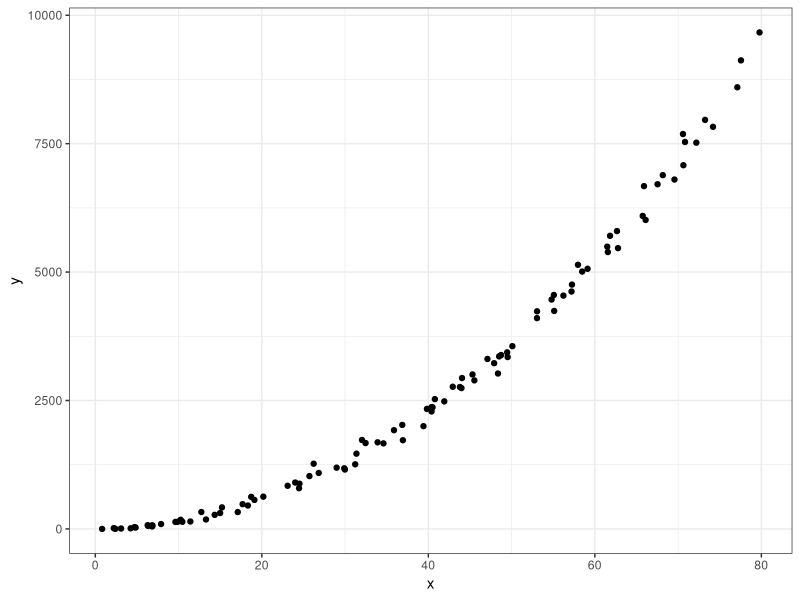
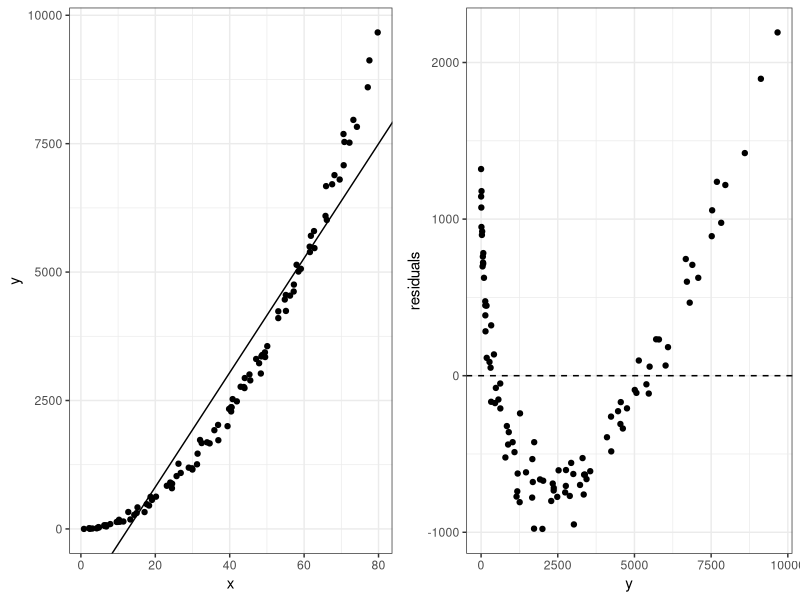
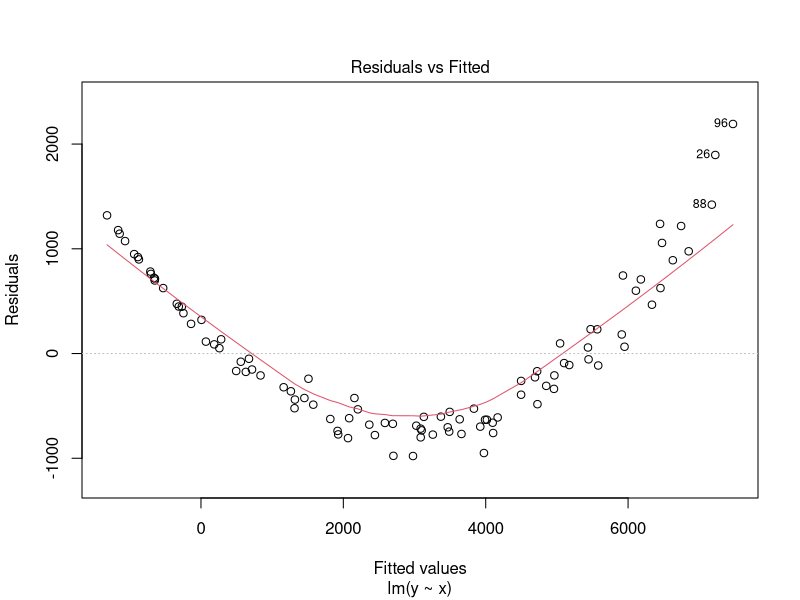
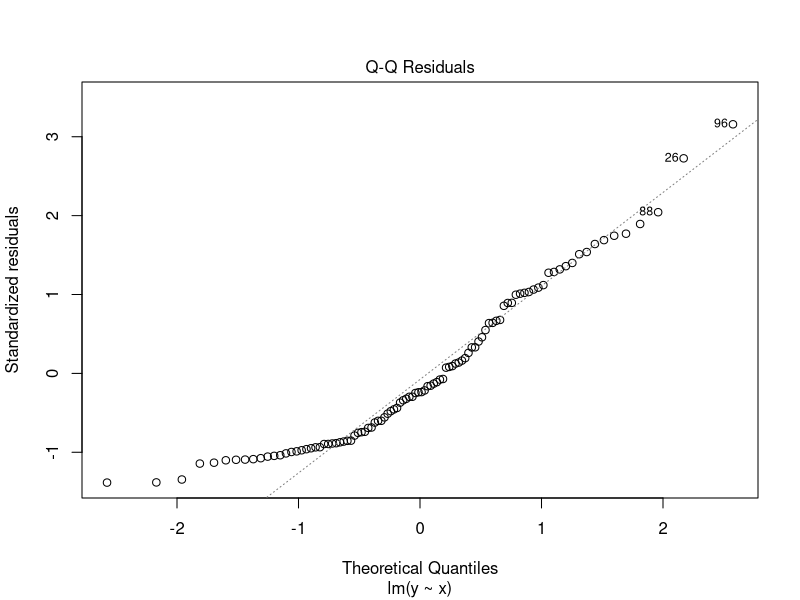
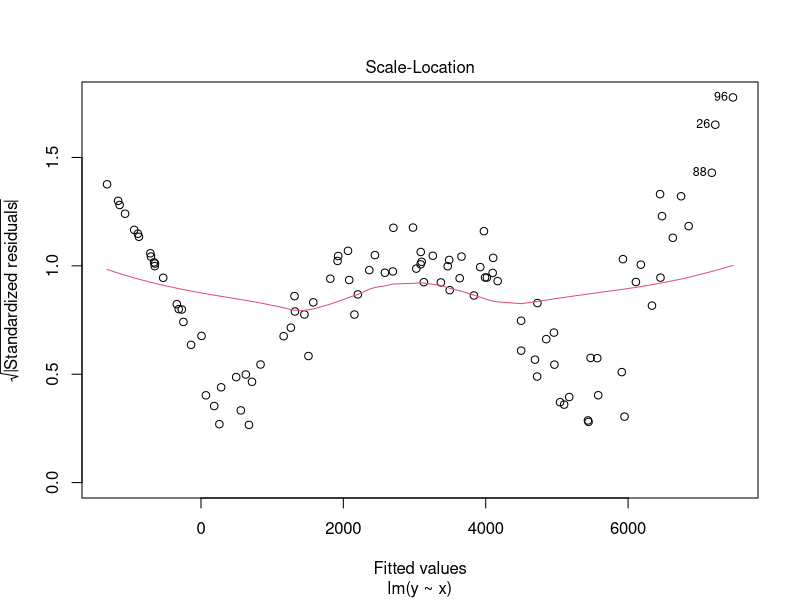
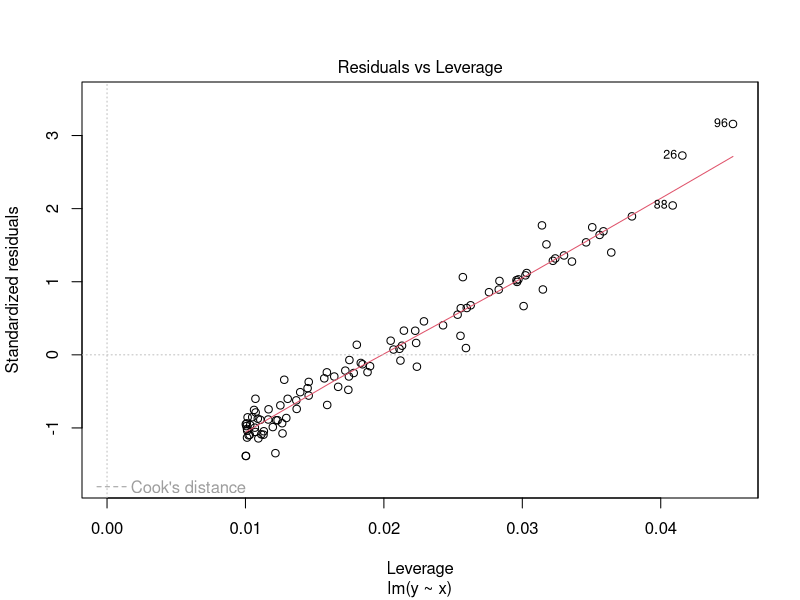
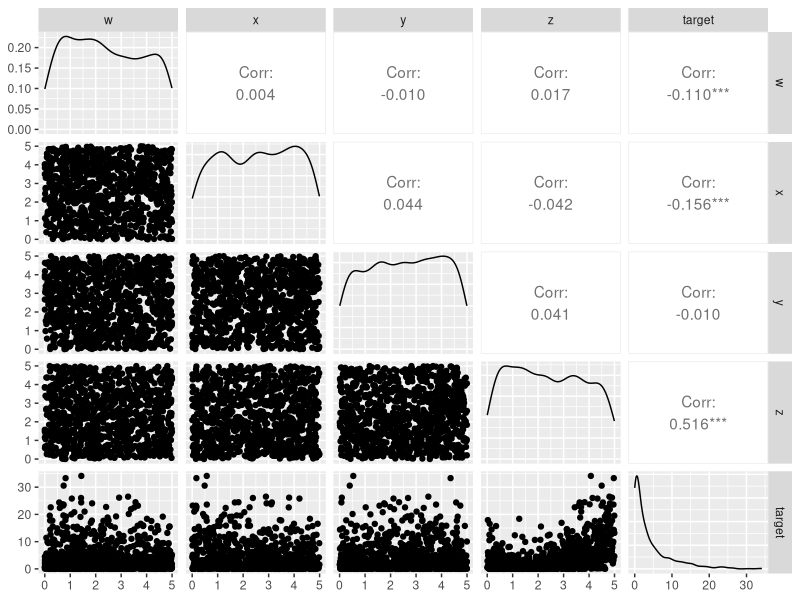
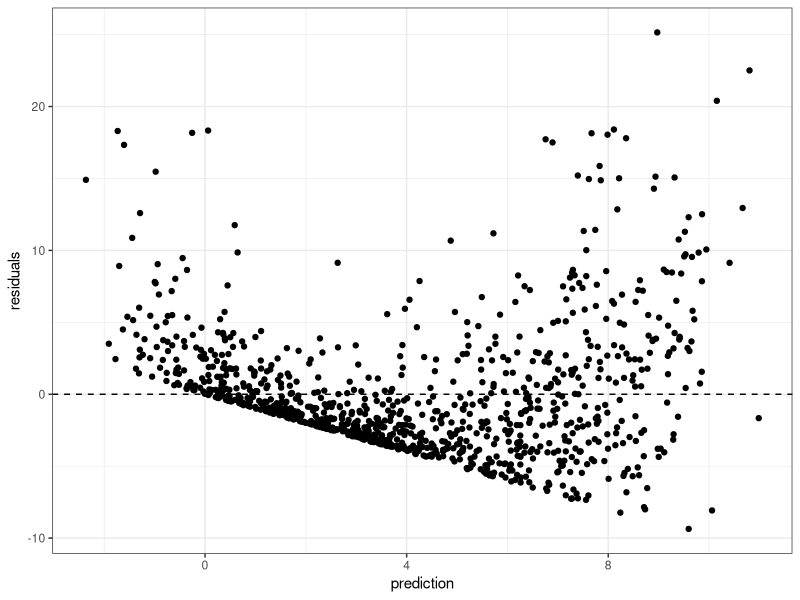

Generate these figures, in order, with R:
# Residual plot diagnostic example #

# Sample Size 
N = 100

# Generate Non-linear data
x = runif(N,min=0,max=80)

# Quadratic data
y = (1.2*x + rnorm(N,sd=1.5))^2

# Log transformed data
#y = log(1.2*x + rnorm(N,sd=1.5))

require(ggplot2)
#x = c(x,200)
#y = c(y, 1500)

df = data.frame(cbind(x,y))



#Visualize the data
ggplot(data=df,aes(x=x,y=y)) + geom_point() + theme_bw()

# SLR model
mdl = lm(y ~ x, data=df)

# Generate prediction and residual variable
df$prediction = predict(mdl,df)

df$residuals = df$y - df$prediction

# Plot of regression line
g = ggplot(data=df,aes(x=x,y=y)) + 
  geom_point() + 
  theme_bw() +
  geom_abline(slope=mdl$coefficients[2],intercept = mdl$coefficients[1])

# Plot of residuals
h = ggplot(data=df,aes(x=y,y=residuals)) + 
  geom_point() + 
  theme_bw() + 
  geom_hline(yintercept=0,linetype="dashed")

require(gridExtra)

grid.arrange(g,h,nrow=1)


plot(mdl)


# Multiple linear regression example
N = 1000
w = runif(N,min=0,max=5)
x = runif(N,min=0,max=5)
y = runif(N,min=0,max=5)
z = runif(N,min=0,max=5)

w_coef = runif(1,min=-1.5,max=1.5)
x_coef = runif(1,min=-1.5,max=1.5)
y_coef = runif(1,min=-1.5,max=1.5)
z_coef = runif(1,min=-1.5,max=1.5)

#Uncomment this line for Linear data
#target = w_coef*w + x_coef*x + y_coef*y + z_coef*z + rnorm(N)

#Uncomment this line for Non-linear data
target = (w_coef*w + x_coef*x + y_coef*y + z_coef*z + rnorm(N))^2



df = data.frame(cbind(w,x,y,z,target))

require(GGally)

#df$target = sqrt(df$target)
ggpairs(df)

# MLR Model
mdl = lm(target ~ w + x + y + z,data=df)

# Generate prediction and residual variable
df$prediction = predict(mdl,df)

df$residuals = df$target - df$prediction

# Plot of residuals
ggplot(data=df,aes(x=prediction,y=residuals)) + geom_point() + theme_bw() + geom_hline(yintercept=0,linetype="dashed")


plot(mdl)


# When the distribution of the target appears exponential
hist(df$target)
df$target_transform = sqrt(df$target)
hist(df$target_transform)



# MLR Model
mdl = lm(target_transform ~ w + x + y + z,data=df)

# Generate prediction and residual variable
df$prediction = predict(mdl,df)

df$residuals = exp(df$target_transform) - exp(df$prediction)

df$residuals = scale(df$residuals)


# Plot of residuals
ggplot(data=df,aes(x=prediction,y=residuals)) + geom_point() + theme_bw() + geom_hline(yintercept=0,linetype="dashed")


